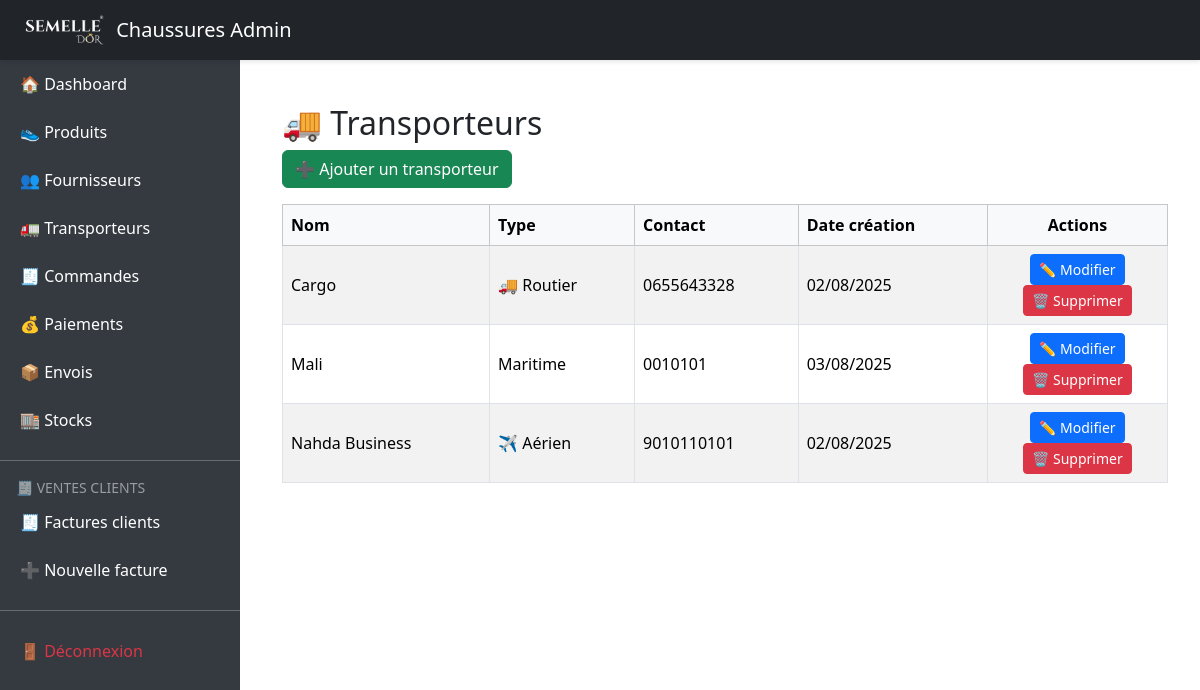
Screenshot of /index.php?route=transports (signed in) with the database file from the repository.
### tables this page shows
CREATE TABLE `transports` (
  `id` int(11) NOT NULL,
  `name` varchar(255) NOT NULL,
  `transport_type` varchar(100) DEFAULT NULL,
  `contact_info` varchar(255) DEFAULT NULL,
  `created_at` datetime DEFAULT current_timestamp()
);

### controllers/TransportController.php (called while the page is built, shortened)
<?php
require_once 'models/Transport.php';
function listTransports()
{
    $transports = Transport::all();
    include 'views/transports/index.php';
}

### index.php (called while the page is built, shortened)
<?php
require 'routes.php';

### models/Transport.php (called while the page is built, shortened)
<?php
class Transport
{
    public static function all()
    {
        $db = Database::getInstance();
        $stmt = $db->query("SELECT * FROM transports ORDER BY name ASC");
        return $stmt->fetchAll(PDO::FETCH_ASSOC);
    }
}

### views/transports/index.php (the view, shortened to what this page needs)
<?php include 'views/layout/header.php'; ?>
<div class="container mt-4">
    <h2>🚚 Transporteurs</h2>
    <a href="?route=transports/create" class="btn btn-success mb-3">➕ Ajouter un transporteur</a>
    <div class="table-responsive">
        <table class="table table-bordered table-striped align-middle">
            <thead class="table-light">
                <tr>
                    <th>Nom</th>
                    <th>Type</th>
                    <th>Contact</th>
                    <th>Date création</th>
                    <th class="text-center" style="width: 180px;">Actions</th>
                </tr>
            </thead>
            <tbody>
                <?php foreach ($transports as $transport): ?>
                    <tr>
                        <td><?= htmlspecialchars($transport['name']) ?></td>
                        <td><?= htmlspecialchars($transport['transport_type']) ?></td>
                        <td><?= htmlspecialchars($transport['contact_info']) ?></td>
                        <td><?= date('d/m/Y', strtotime($transport['created_at'])) ?></td>
                        <td class="text-center">
                            <a href="?route=transports/edit/<?= $transport['id'] ?>" class="btn btn-sm btn-primary">✏️ Modifier</a>
                            <button class="btn btn-sm btn-danger" data-bs-toggle="modal" data-bs-target="#modalDelete<?= $transport['id'] ?>">🗑️ Supprimer</button>
                        </td>
                    </tr>
                <?php endforeach; ?>
            </tbody>
        </table>
    </div>
</div>
<?php include 'views/layout/footer.php'; ?>

### views/layout/header.php (style rules this page uses)
body { min-height: 100vh; display: flex; }

### rows the page displays
transports: name "Cargo", transport_type "🚚 Routier", contact_info "0655643328", created_at "02/08/2025"
transports: name "Mali", transport_type "Maritime", contact_info "0010101", created_at "03/08/2025"
transports: name "Nahda Business", transport_type "✈️ Aérien", contact_info "9010110101", created_at "02/08/2025"
